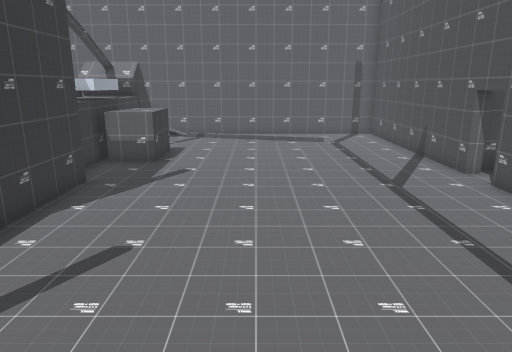
view 1 (above)

17 first-person views from a walk through a level from a Godot 3-D game. The camera is 1.4 m above the floor, tilts 14° down and sees 70° across. The floor is counted in squares, 0.5 m on a side. Each view is taken from the middle of a square. On the plan, view 1 faces up. The plan holds only what a view shows up to about 20 squares ahead; the rest is blank. The place goes on beyond the plan. Characters and animated objects are left out. Some surface patterns are stand-ins.

view 2
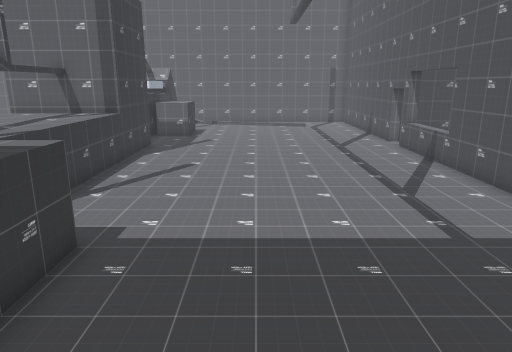

view 3
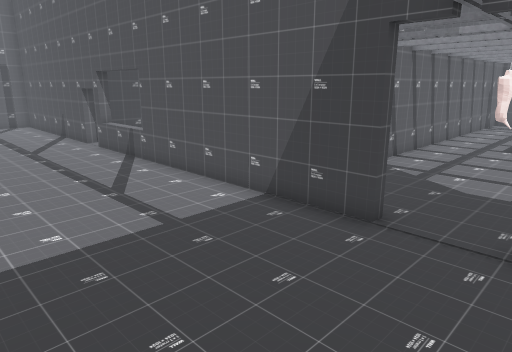

view 4
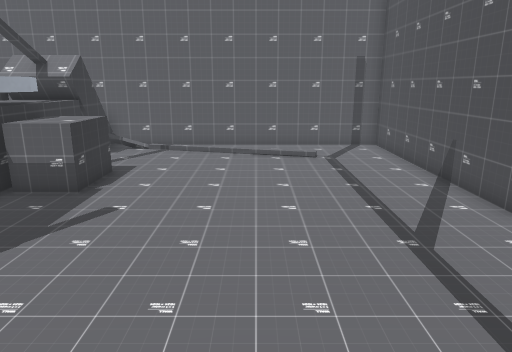

view 5
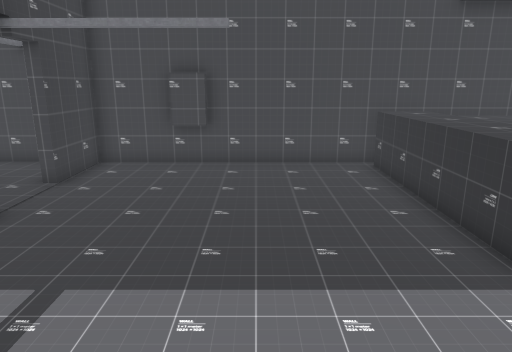

view 6
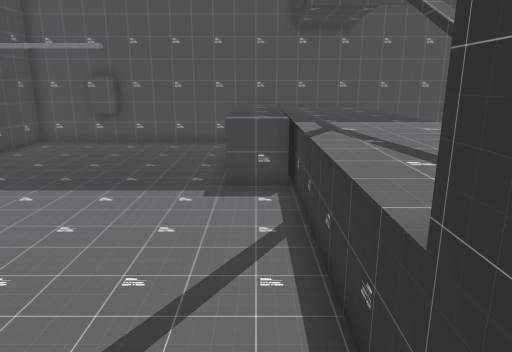

view 7
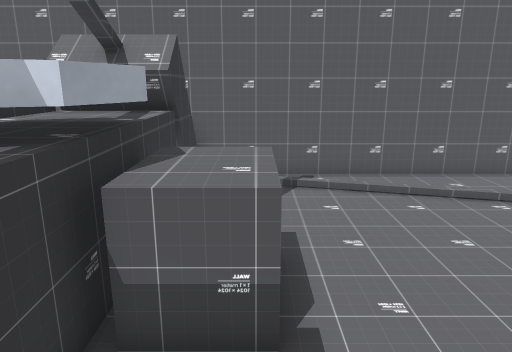

view 8
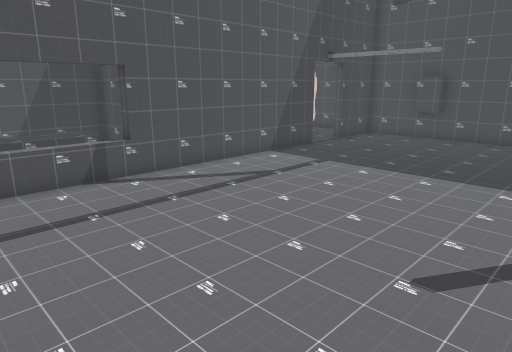

view 9
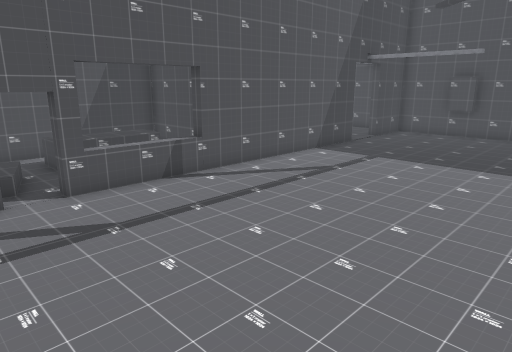

view 10
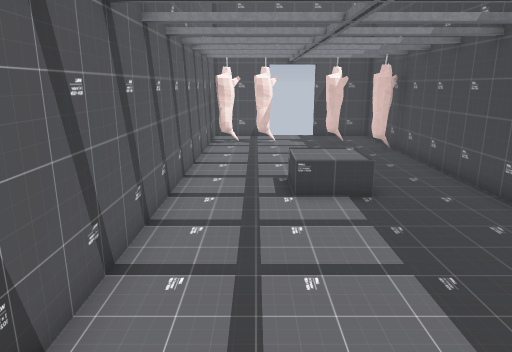

view 11
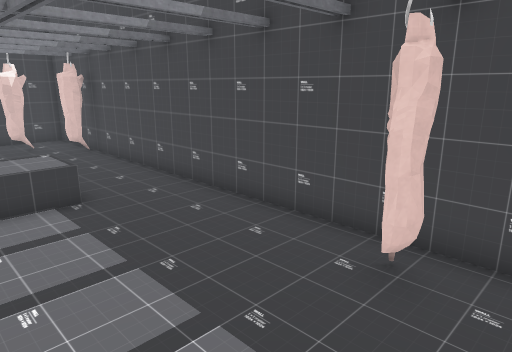

view 12
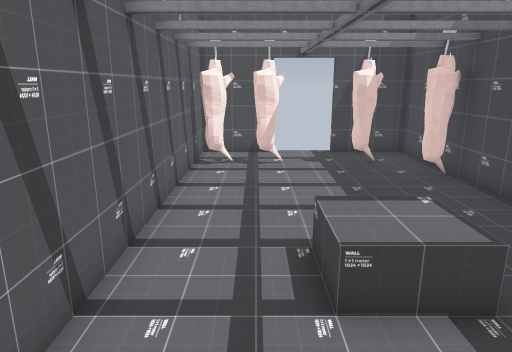

view 13
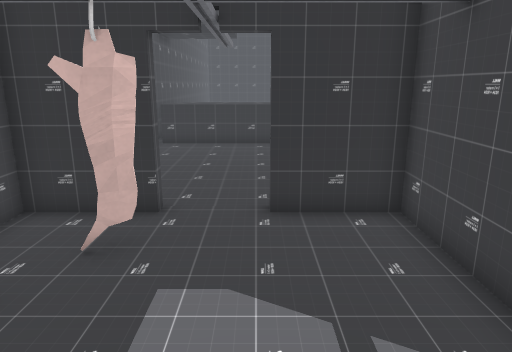

view 14
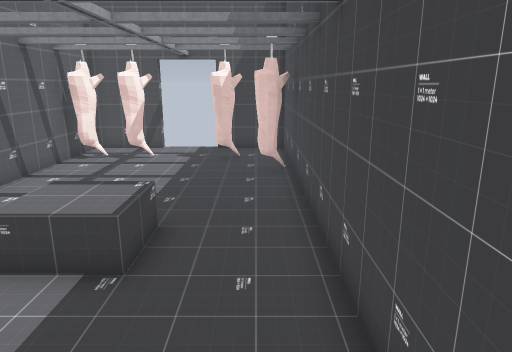

view 15
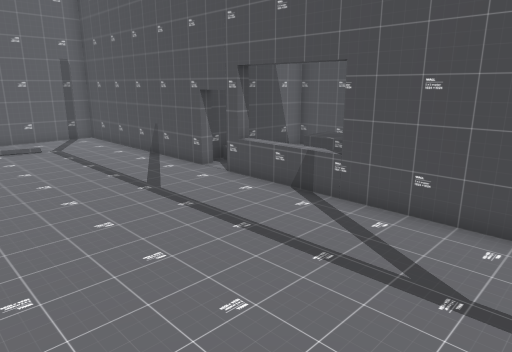

view 16
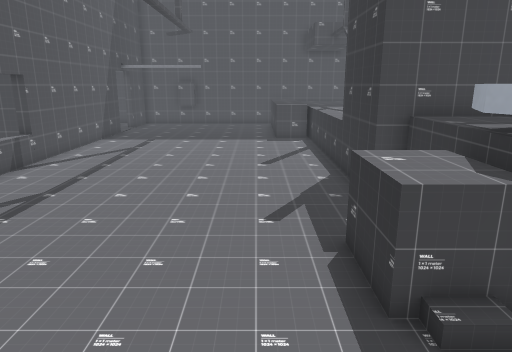

view 17
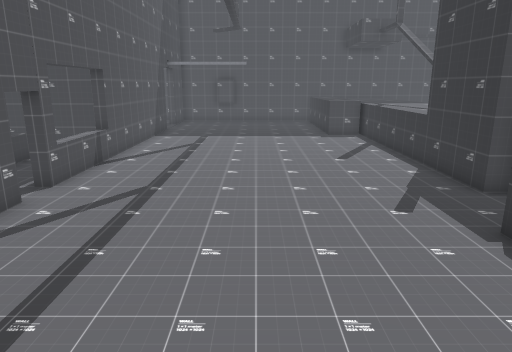

### Floor plan
Key: @ floor where view 1 was taken; # wall or solid block; . main floor; : floor 0.25 m higher than the main floor; / step, stairs or slope; ^ raised ledge; O other object.
Columns run from 8 left of view 1 to 30 right of it. Each row starts with its distance up from view 1.
 21  ###############
 20  ##//..........#
 19 ###............#
 18 ^^^............#
 17 ^^^............#
 16 ^^^^^..........#
 15 ^^^^^..........#
 14  ^^^^..........#
 13  ^^............#
 12 ^^^............#######
 11 ^^^#...........#:::  #
 10 ####...........#.....#
  9    #...........#..OO.#
  8    #...........#..OO #
  7 ^^^#...........# .OO #
  6 ^^^^...........#  OO #
  5 ^^^^...........#     #
  4 ^^^^...........#######
  3  ^^^...........#
  2 ^^^^...........#
  1 ^^^^...........#
  0 ^^^^....@......#
 -1 ^^^^^^.........########################
 -2 ^^^^^^.........#...................O..#
 -3 ^^^^^^.........#...................O..#
 -4 ^^^^^^.....................#O......#..
 -5 ^^^^^^.....................##.........
 -6 ^^^^^^...........O.........O..........
 -7 ^^^^^^.........#.#.................O..#
 -8 ^^^^^^.........#...O.............O....#
 -9 #######################################

Where each view was taken, in squares from view 1:
view 1: 0 up, 0 right, facing up
view 2: 7 down, 0 right, facing up
view 3: 7 down, 0 right, facing up-right
view 4: 4 up, 1 right, facing up
view 5: 4 up, 1 right, facing down
view 6: 9 up, 4 left, facing down
view 7: 10 up, 4 left, facing up
view 8: 11 up, 4 left, facing down-right
view 9: 13 up, 3 left, facing down-right
view 10: 3 down, 9 right, facing right
view 11: 3 down, 9 right, facing down-right
view 12: 3 down, 14 right, facing right
view 13: 4 down, 15 right, facing left
view 14: 8 down, 13 right, facing right
view 15: 1 up, 1 left, facing up-right
view 16: 20 up, 2 left, facing down
view 17: 20 up, 1 right, facing down
